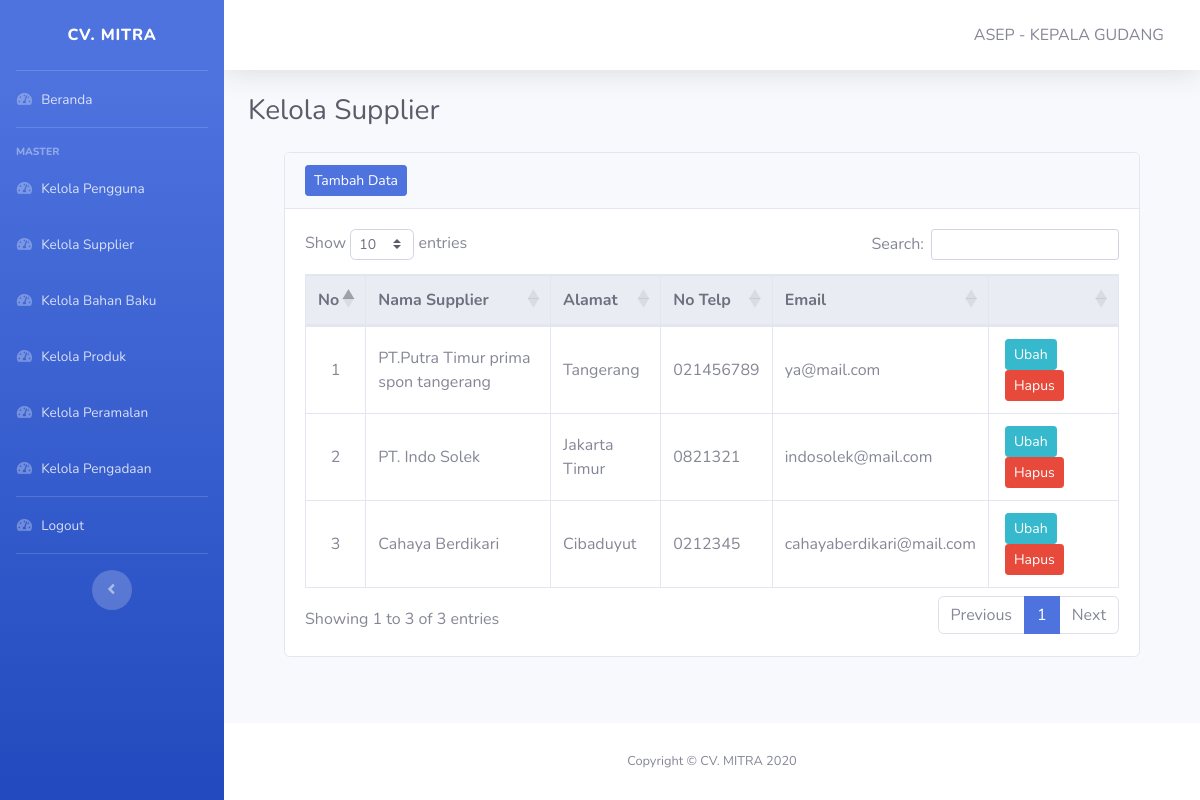
Screenshot of /pages/admin/kelola-supplier.php (signed in) with the database file from the repository.
### tables this page shows
CREATE TABLE IF NOT EXISTS `supplier` (
  `id_supplier` int(11) NOT NULL AUTO_INCREMENT,
  `nama_supplier` varchar(40) NOT NULL,
  `alamat_supplier` varchar(50) NOT NULL,
  `no_telp` varchar(50) NOT NULL DEFAULT '',
  `email` text NOT NULL,
  PRIMARY KEY (`id_supplier`)
);

### pages/admin/kelola-supplier.php (the view, shortened to what this page needs)
<!DOCTYPE html>
<html lang="en">
<head>
    <?php include '../../layout/header.php' ?>
</head>
<body id="page-top">
    <div id="wrapper">
        <?php include '../../layout/sidebar-admin.php' ?>
        <div id="content-wrapper" class="d-flex flex-column">
            <div id="content">
                <?php include '../../layout/topbar.php' ?>
                <div class="container-fluid">
                    <div class="d-sm-flex align-items-center justify-content-between mb-4">
                        <h1 class="h3 mb-0 text-gray-800">Kelola Supplier</h1>
                    </div>
                    <div class="container row-12">
                        <div class="col">
                            <div class="card mb-5">
                                <div class="card-header">
                                    <div class="nav-item">
                                        <a href="tambah-supplier.php" class="btn btn-sm btn-primary">Tambah Data</a>
                                    </div>
                                </div>
                                <div class="card-body">
                                    <table class="table table-responsive-lg table-hover table-bordered" id="Table">
                                        <thead class="thead-light text-center">
                                            <tr>
                                                <th width=6%>No</th>
                                                <th>Nama Supplier</th>
                                                <th>Alamat</th>
                                                <th>No Telp</th>
                                                <th>Email</th>
                                                <th width=16%></th>
                                            </tr>
                                        </thead>
                                        <tbody>
                                            <?php
                                            include "../../koneksi.php";
                                            $no = 1;
                                            $data = mysqli_query($koneksi, "SELECT * FROM supplier");
                                            if (!$data) {
                                                ?>
                                                <tr>
                                                    <td colspan="7" class="text-center font-weight-bold">Data Kosong</td>
                                                </tr>
                                                <?php
                                                } else {
                                                    while ($item = mysqli_fetch_array($data)) {
                                                        ?>
                                                    <tr>
                                                        <td class="text-center align-middle"><?php echo $no++; ?></td>
                                                        <td class="align-middle"><?php echo $item['nama_supplier']; ?></td>
                                                        <td class="align-middle"><?php echo $item['alamat_supplier']; ?></td>
                                                        <td class="align-middle"><?php echo $item['no_telp']; ?></td>
                                                        <td class="align-middle"><?php echo $item['email']; ?></td>
                                                        <td class="text-center">
                                                            <a href="ubah-supplier.php?id=<?php echo $item['id_supplier'] ?>" class="btn btn-info btn-sm mx-1 float-left">Ubah</a>
                                                            <form action="hapus-supplier.php?id=<?php echo $item['id_supplier'] ?>" method="post">
                                                                <button type="submit" class="btn btn-danger btn-sm mx-1 float-left">Hapus</button>
                                                            </form>
                                                        </td>
                                                    </tr>
                                            <?php
                                                }
                                            }
                                            ?>
                                        </tbody>
                                    </table>
                                </div>
                            </div>
                        </div>
                    </div>
                </div>
            </div>
            <?php include '../../layout/footer.php' ?>
        </div>
    </div>
</body>
</html>

### rows the page displays
supplier: nama_supplier "PT.Putra Timur prima spon tangerang", alamat_supplier "Tangerang", no_telp "021456789", email "ya@mail.com"
supplier: nama_supplier "PT. Indo Solek", alamat_supplier "Jakarta Timur", no_telp "0821321", email "indosolek@mail.com"
supplier: nama_supplier "Cahaya Berdikari", alamat_supplier "Cibaduyut", no_telp "0212345", email "cahayaberdikari@mail.com"

### other values shown
$_SESSION['nama'] "ASEP"
$_SESSION['jabatan'] "KEPALA GUDANG"
